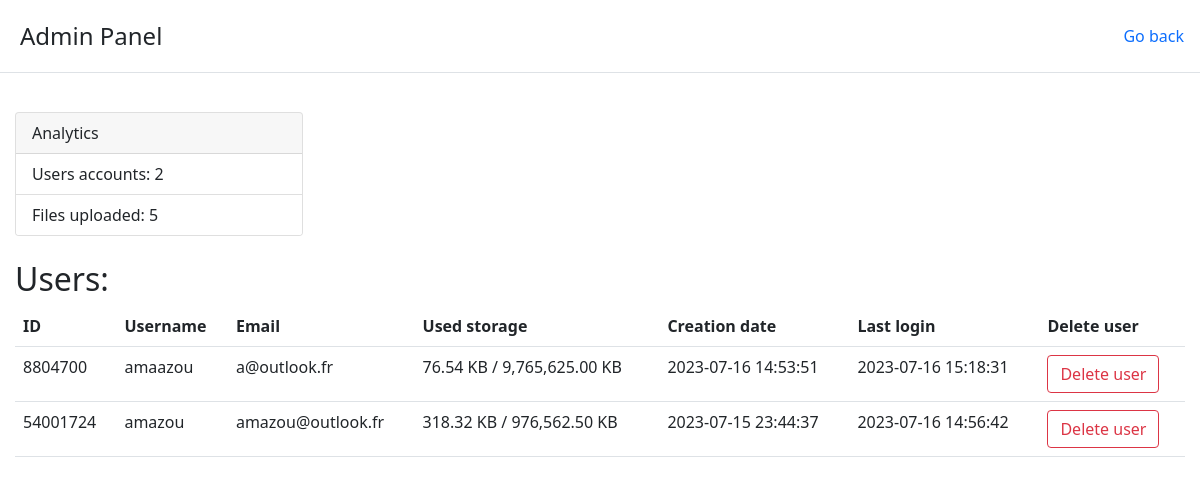
Page /dashboard.php (signed in) on the committed database.
### tables this page shows
CREATE TABLE `users` (
  `ID` int(8) UNSIGNED NOT NULL,
  `username` varchar(255) NOT NULL,
  `email` varchar(255) NOT NULL,
  `password_` varchar(255) NOT NULL,
  `user_storage` bigint(70) NOT NULL,
  `creation_date` datetime NOT NULL DEFAULT CURRENT_TIMESTAMP,
  `last_login` datetime NOT NULL DEFAULT CURRENT_TIMESTAMP,
  `isAdmin` tinyint(1) DEFAULT '0'
);

### file.class.php (called while the page is built, shortened)
<?php
    class File {
        public function get_file_size($file) {
            return number_format($file / 1024, 2) . ' KB';
        }
    }
?>

### dashboard.php (the view, shortened to what this page needs)
<!DOCTYPE html>
<html lang="en">
<head>
    <link rel="stylesheet" href="bootstrap/bootstrap.min.css">
    <link rel="stylesheet" href="style.css">
    <?php
        require 'file.class.php';
        $file_o = new File();
        $connexion = connect_to_db();
    ?>
</head>
<body>
    <header class="d-flex flex-wrap justify-content-center py-3 mb-4 border-bottom">
        <a href="index.php" class="d-flex align-items-center mb-3 mb-md-0 me-md-auto text-dark text-decoration-none">
            <span class="fs-4">Admin Panel</span>
        </a>
        <ul class="nav nav-pills">
            <li class="nav-item">
                <a href="index.php" class="nav-link"> Go back </a>
            </li>
        </ul>
    </header>
<main style="padding: 15px;">
    <?php $user_accounts = 0; ?>
    <?php $file_uploaded = 0; ?>
    <?php
        $stmt = $connexion->prepare("SELECT count(*) FROM users");
        $stmt->execute();
        $result = $stmt->get_result();
        while ($row = $result->fetch_array(MYSQLI_NUM)) {
            foreach ($row as $r) {
                $user_accounts = $r;
            }
        }
        $stmt = $connexion->prepare("SELECT count(*) FROM files");
        $stmt->execute();
        $result = $stmt->get_result();
        while ($row = $result->fetch_array(MYSQLI_NUM)) {
            foreach ($row as $r) {
                $file_uploaded = $r;
            }
        }
    ?>
    <div class="card" style="width: 18rem;">
    <div class="card-header">
        Analytics
    </div>
    <ul class="list-group list-group-flush">
        <li class="list-group-item">Users accounts: <?= $user_accounts ?></li>
        <li class="list-group-item">Files uploaded: <?= $file_uploaded ?></li>
    </ul>
    </div>
    <br>
    <h2>Users: </h2>
    <?php
        $users = mysqli_query($connexion, "SELECT users.*, sum(file_size) as 'used_storage' FROM users INNER JOIN files ON files.ID_user = users.ID GROUP BY files.ID_user");
         if ($users->num_rows >= 1) { ?>
            <table class="table">
                <tr>
                    <th scope="col">ID</th>
                    <th scope="col">Username</th>
                    <th scope="col">Email</th>
                    <th scope="col">Used storage</th>
                    <th scope="col">Creation date</th>
                    <th scope="col">Last login</th>
                    <th scope="col">Delete user</th>
                </tr>
                <?php while($user = $users->fetch_assoc()) { ?>
                    <tr>
                        <td><?= $user['ID'] ?></td>
                        <td><?= $user['username'] ?></td>
                        <td><?= $user['email'] ?></td>
                        <td><?= $file_o->get_file_size($user['used_storage'])?> / <?= $file_o->get_file_size($user['user_storage'])?></td>
                        <td><?= $user['creation_date'] ?></td>
                        <td><?= $user['last_login'] ?></td>
                        <td>
                            <button onclick=" confirm(' You really want delete this user ? ') && location.replace(`?delete=<?= $user['ID'] ?>`) " class="btn btn-outline-danger"> Delete user </button>
                        </td>
                    </tr>
                <?php } ?>
            </table>
        <?php } else { ?>
              <p class="text-center fs-5"> No user. </p>;
        <?php } ?>
    </main>
</body>
</html>

### style.css (style rules this page uses)
.fs-4 { margin-left: 20px; margin-right: 100px; }

### rows in the picture
users: ID "8804700", username "amaazou", email "a@outlook.fr", file_size "76.54 KB", user_storage "9,765,625.00 KB", creation_date "2023-07-16 14:53:51", last_login "2023-07-16 15:18:31"
users: ID "54001724", username "amazou", email "amazou@outlook.fr", file_size "318.32 KB", user_storage "976,562.50 KB", creation_date "2023-07-15 23:44:37", last_login "2023-07-16 14:56:42"

### other values in the picture
$user_accounts "2"
$file_uploaded "5"
